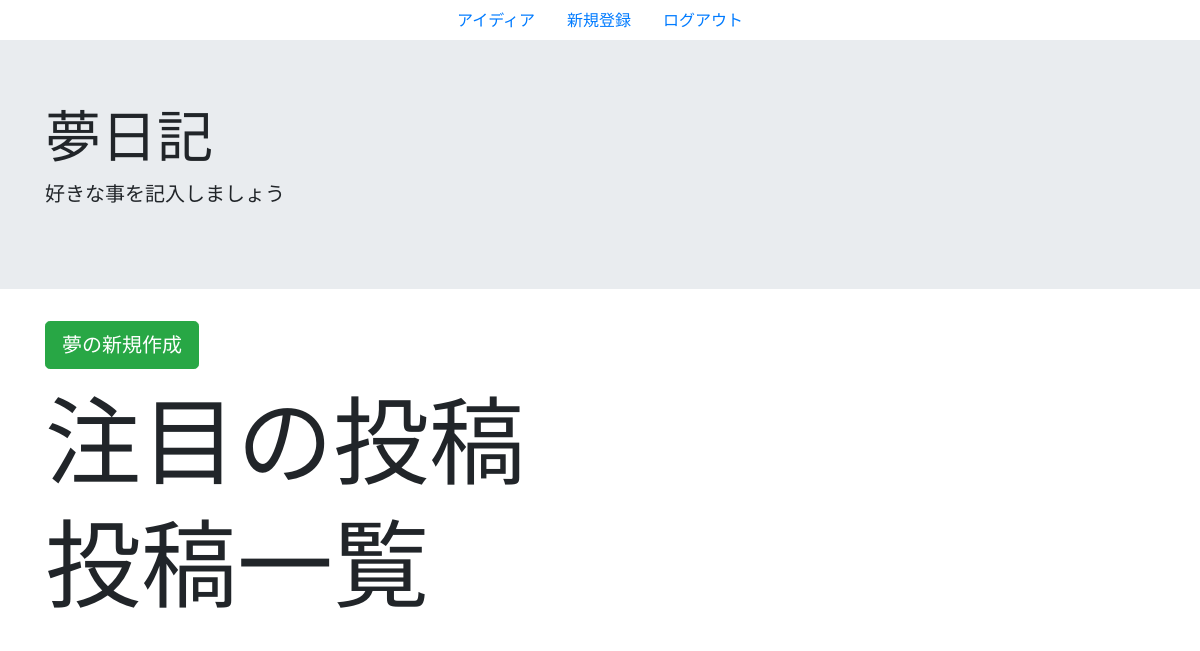
Page /dream_list/ on the earlier database version.
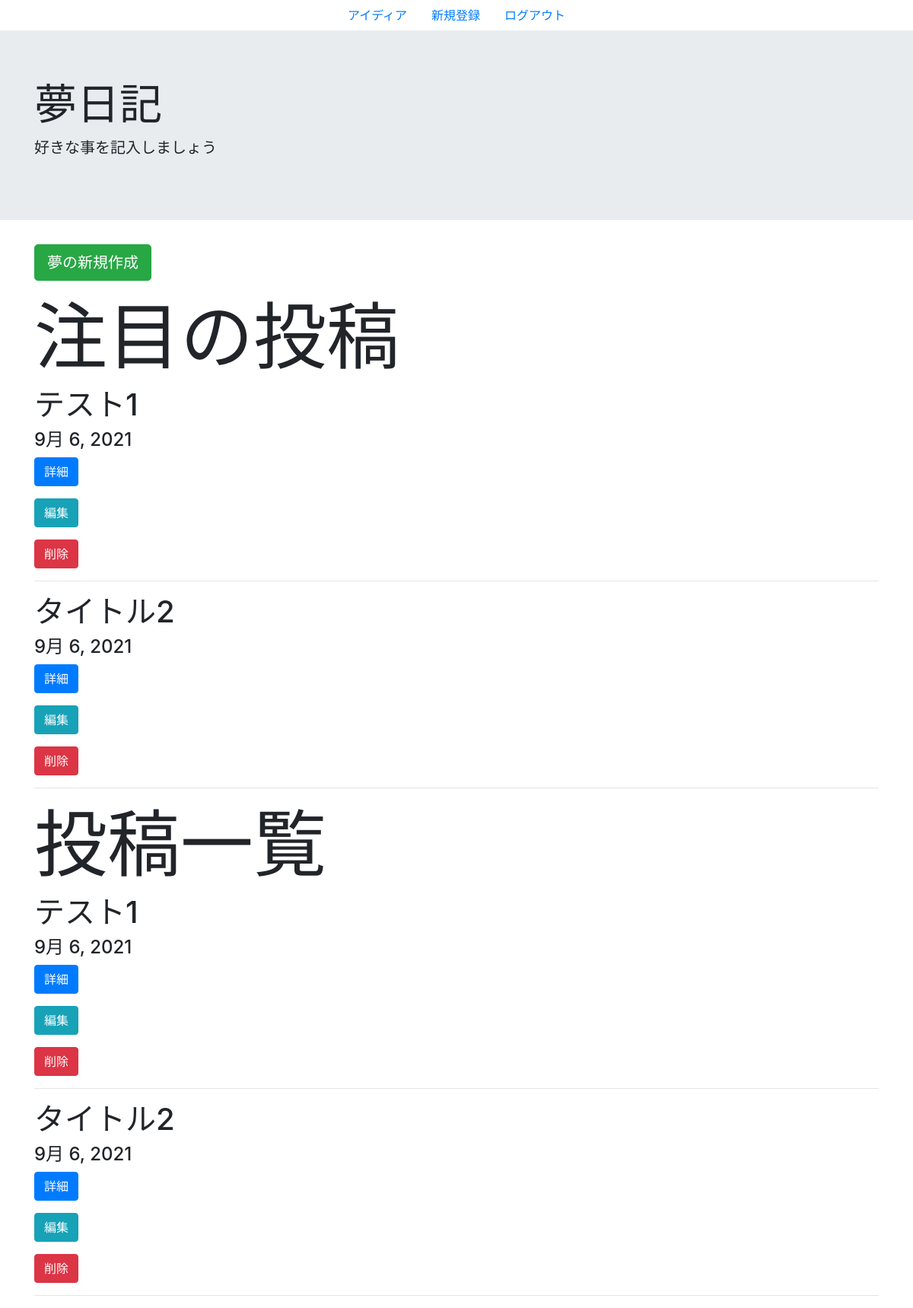
Same page on the later database version.
### yumenikki/models.py (models this page shows, shortened)
class DreamModel(models.Model):
    class Meta:
        verbose_name = "あなたの夢"
        verbose_name_plural = 'あなたの夢'
    title = models.CharField(
        verbose_name="タイトル",
        max_length=50,
        unique=True
    )
    content = models.TextField(
        verbose_name="内容"
    )
    image_1 = models.ImageField(
        verbose_name = '画像1',
        upload_to='media/',
        blank=True,
        null=True,
        )
    image_2 = models.ImageField(
        verbose_name = '画像2',
        upload_to='media/',
        blank=True,
        null=True,
        )
    image_3 = models.ImageField(
        verbose_name = '画像3',
        upload_to='media/',
        blank=True,
        null=True,
        )
    image_4 = models.ImageField(
        verbose_name = '画像4',
        upload_to='media/',
        blank=True,
        null=True,
        )
    create_time = models.DateField(
        verbose_name="投稿日",
        default=timezone.now
    )
    count = models.IntegerField(default=0)
    dtags = models.ManyToManyField(DreamTag, blank=True)

### yumenikki/views.py (the view)
# urls.py: path('dream_list/', views.dream_list_view, name='dream_list'),
def dream_list_view(request):
    ranks = DreamModel.objects.order_by('-count')[:2] # 降順で表示
    objs = DreamModel.objects.all()
    context = {
        'dreams':objs,
        'ranks':ranks,
    }
    return render(request, 'yumenikki/dream_list.html', context)

### yumenikki/templates/yumenikki/dream_list.html (shortened to what this page needs)
{% extends 'yumenikki/base.html' %}
{% load static %}
{% block content %}
<ul class="nav justify-content-center">
  <li class="nav-item">
    <a class="nav-link" href="{% url 'idea_list' %}">アイディア</a>
  </li>
  <li class="nav-item">
    <a class="nav-link" href="{% url 'signup' %}">新規登録</a>
  </li>
  <li class="nav-item">
    <a class="nav-link" href="{% url 'logout' %}">ログアウト</a>
  </li>
</ul>
<div class="jumbotron jumbotron-fluid">
    <div class="container">
        <h1 class="display-4">夢日記</h1>
        <p class="lead">好きな事を記入しましょう</p>
    </div>
</div>
<div class="container ">
  <div>
    <p class="new-btn"><a href="{% url 'dream_create' %}" class="btn btn-success btn-lg" tabindex="-1" role="button" aria-disabled="true">夢の新規作成</a></p>
  </div>
  <h1 class="display-1">
    注目の投稿
  </h1>
  {% for rank in ranks %}
    <div class="one_box">
      <h1>{{ rank.title }}</h1>
      <h4>{{ rank.create_time }}</h4>
        <div class="btns">
          <p class="btn-content"><a href="{% url 'dream_detail' rank.pk %}" class="btn btn-primary" tabindex="-1" role="button" aria-disabled="true">詳細</a></p>
          <p class="btn-content"><a href="{% url 'dream_update' rank.pk %}" class="btn btn-info" tabindex="-1" role="button" aria-disabled="true">編集</a></p>
          <p class="btn-content"><a href="{% url 'dream_delete' rank.pk %}" class="btn btn-danger" tabindex="-1" role="button" aria-disabled="true">削除</a></p>
        </div>
    </div>
  <hr class="hr-primary" />
  {% endfor %}
  <h1 class="display-1">
    投稿一覧
  </h1>
  {% for dream in dreams %}
    <div class="one_box">
      <h1>{{ dream.title }}</h1>
      <h4>{{ dream.create_time }}</h4>
        <div class="btns">
          <p class="btn-content"><a href="{% url 'dream_detail' dream.pk %}" class="btn btn-primary" tabindex="-1" role="button" aria-disabled="true">詳細</a></p>
          <p class="btn-content"><a href="{% url 'dream_update' dream.pk %}" class="btn btn-info" tabindex="-1" role="button" aria-disabled="true">編集</a></p>
          <p class="btn-content"><a href="{% url 'dream_delete' dream.pk %}" class="btn btn-danger" tabindex="-1" role="button" aria-disabled="true">削除</a></p>
        </div>
    </div>
  <hr>
  {% endfor %}
</div>
{% endblock content %}

Differences in the rows shown:
added DreamModel: title "テスト1", create_time "9月 6, 2021"
added DreamModel: title "タイトル2", create_time "9月 6, 2021"
